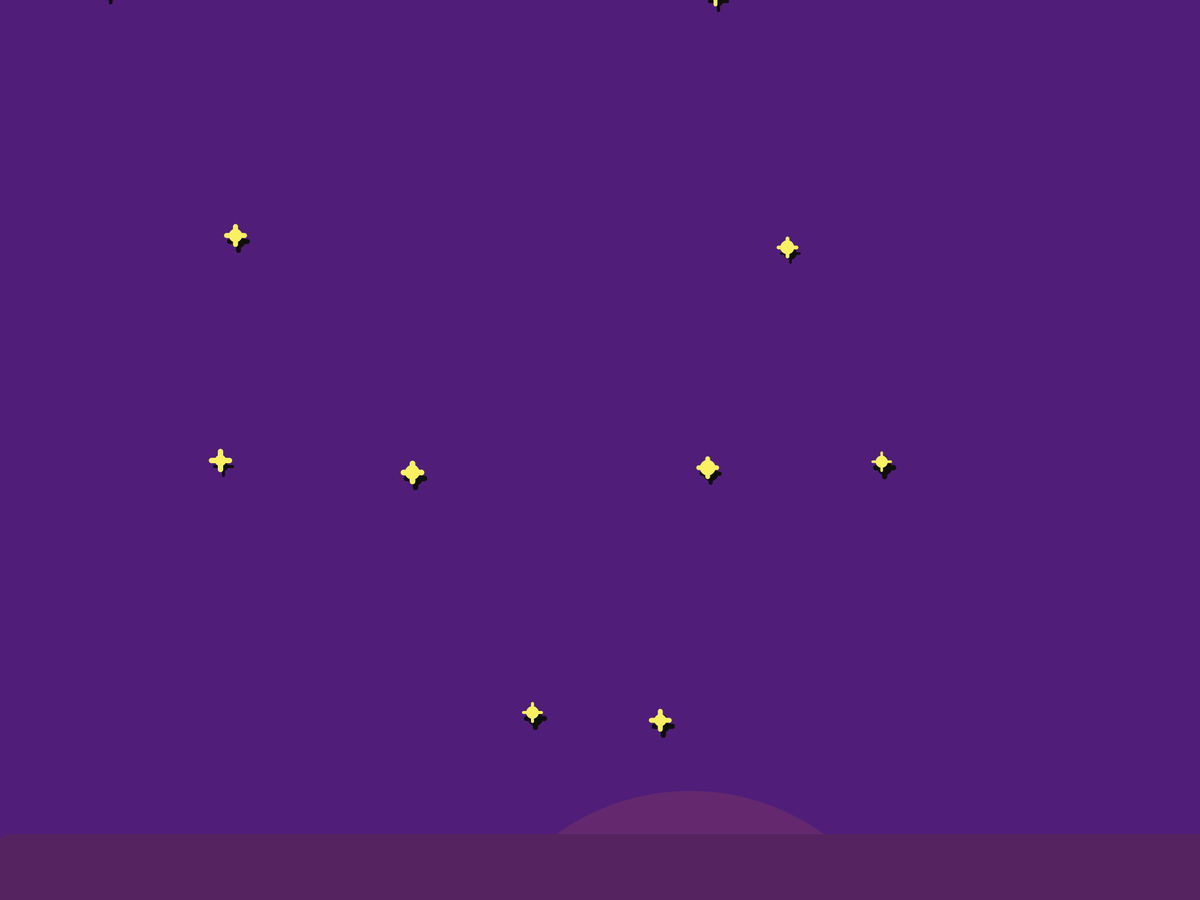
Frame 1 (no input)
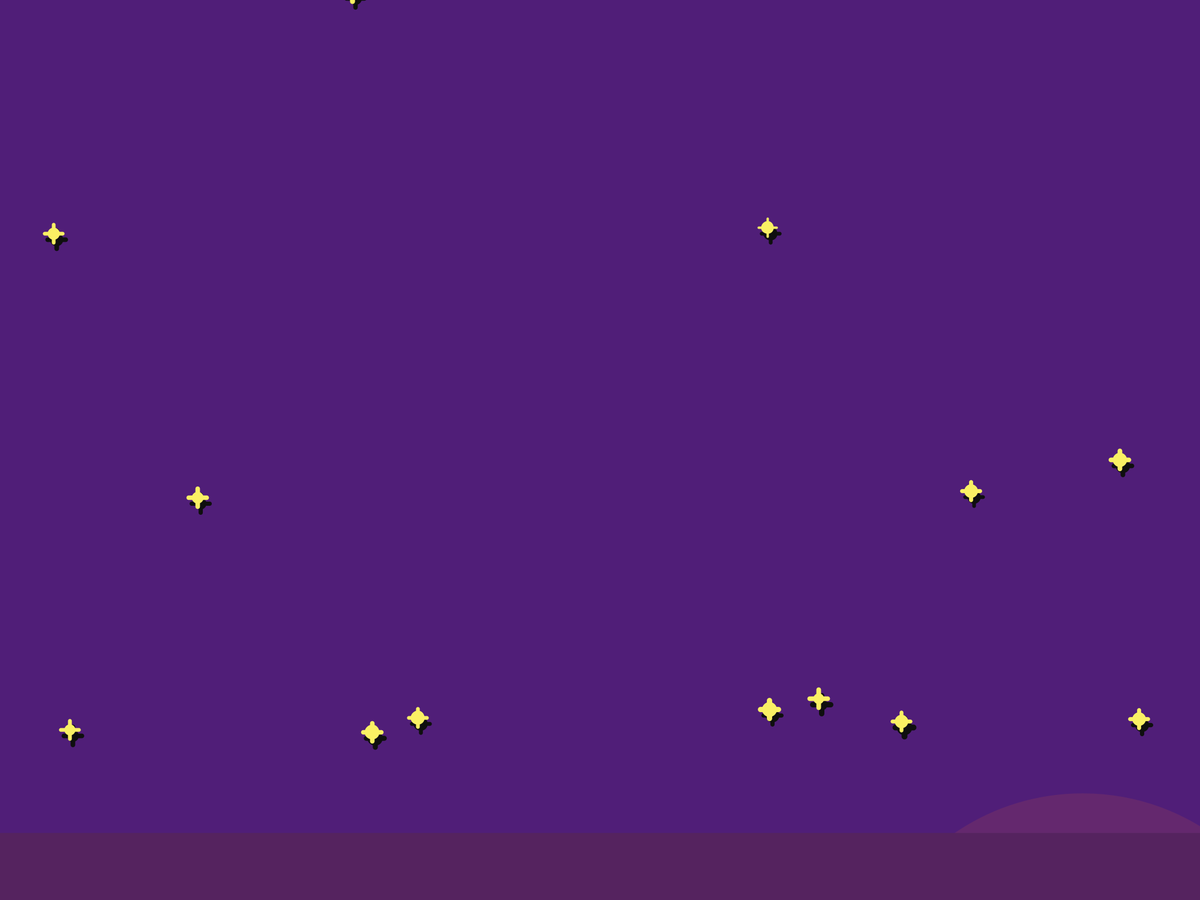
Frame 60 (the mouse pressed at the canvas centre just before this capture)
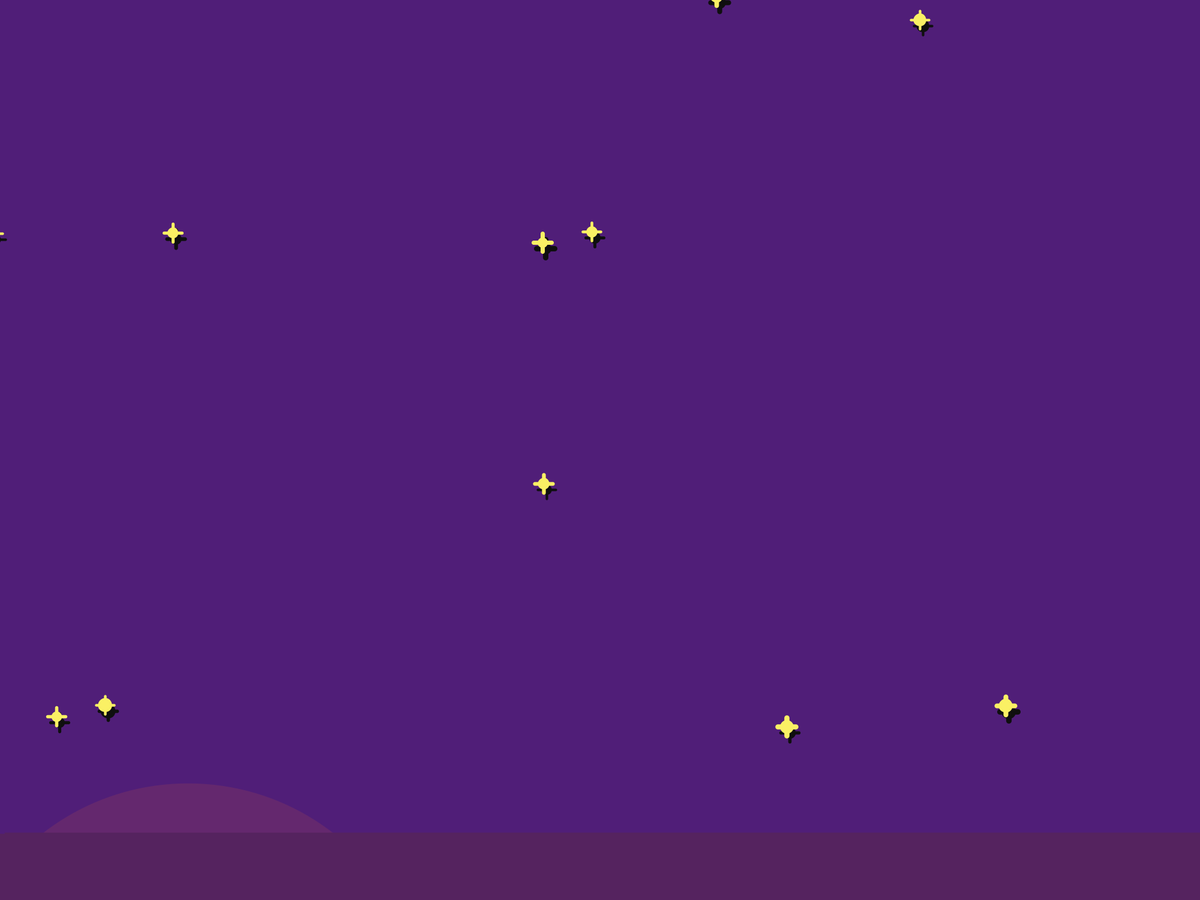
Frame 120 (the mouse held since frame 60 and released just before this capture)

The Processing sketch that drew these frames (run headless with seeded random() and noise(); from frame 60 on, the mouse is pressed at the canvas centre):

// Processing sketch: Starry_Sky
// ── Starry_Sky.pde
char[] objects = {' ', ' ', ' ', ' ', ' ', '*'}; // Fills the night sky

void setup()
{
  size(2000, 1500);
  background(80, 30, 120);
  frameRate(10);
}

void star(int x, int y)
{
  int thickness = int(random(10, 20));
  fill(15);
  stroke(15);
  strokeWeight(random(4, 10));
  line((x - 10), (y + 10), (x + 20), (y + 10));
  line((x + 5), (y - 5), (x + 5), (y + 25));
  circle((x + 5), (y + 10), thickness);
  
  fill(250, 240, 100);
  stroke(250, 240, 100);
  strokeWeight(random(4, 10));
  line((x - 15), y, (x + 15), y);
  line(x, (y - 15), x, (y + 15));
  circle(x, y, thickness);
}

void ground()
{
  fill(100, 40, 110);
  stroke(100, 40, 110);
  circle(int(random(0, 2000)), 1700, int(random(600, 800)));
  fill(85, 35, 95);
  stroke(85, 35, 95);
  rect(10, int(random(1390, 1400)), 2000, 1500);
  rect(0, int(random(1390, 1400)), 2000, 1500);
}

void draw()
{
  background(80, 30, 120);
  for (int i = 0; i < 5; i ++)
  {
    for (int j = 0; j < 21; j ++) // First step
    {
      int index = int(random(objects.length));
      //sky_layer = sky_layer + objects[index];

      if (objects[index] == '*')
      {
        int deviation = int(random(-40, 40));
        star(((j * 100) + deviation), ((i * 400) + deviation));
      }
    }
  }
  ground();
}
